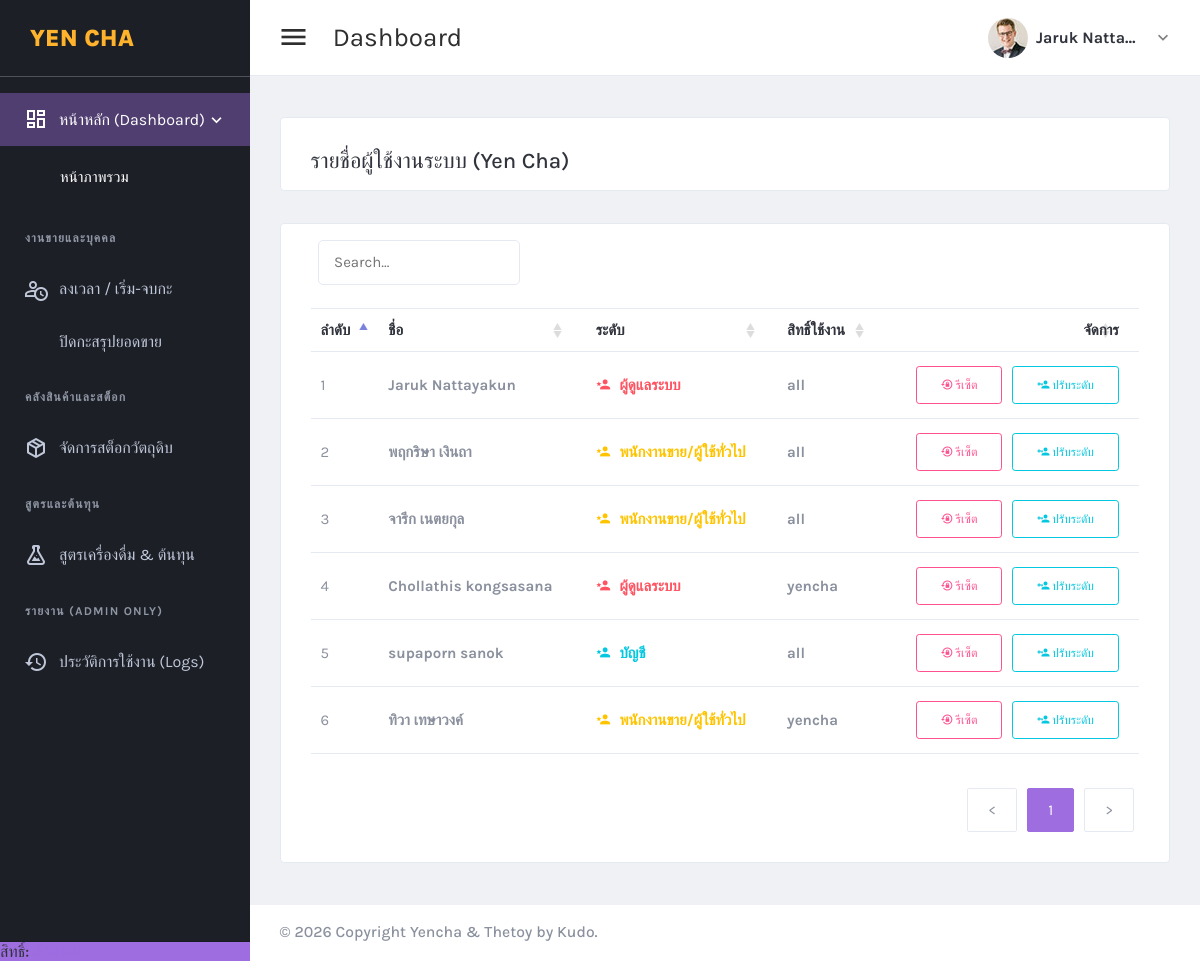
The app's page /yencha/users.php (signed in) with its own data.
### tables this page shows
CREATE TABLE `users` (
  `id` int(11) NOT NULL AUTO_INCREMENT,
  `username` varchar(50) NOT NULL,
  `password` varchar(255) NOT NULL,
  `fullname` varchar(100) DEFAULT NULL,
  `role_id` int(11) NOT NULL DEFAULT 4,
  `allowed_app` enum('thetoy','yencha','all') NOT NULL DEFAULT 'yencha',
  `created_at` timestamp NULL DEFAULT current_timestamp(),
  `status` enum('active','inactive') DEFAULT 'active',
  `created_by` int(11) DEFAULT NULL,
  `updated_by` int(11) DEFAULT NULL,
  `updated_at` timestamp NULL DEFAULT current_timestamp() ON UPDATE current_timestamp(),
  PRIMARY KEY (`id`),
  UNIQUE KEY `username` (`username`),
  KEY `fk_user_role` (`role_id`),
  CONSTRAINT `fk_user_role` FOREIGN KEY (`role_id`) REFERENCES `roles` (`role_id`) ON DELETE CASCADE ON UPDATE CASCADE
);

CREATE TABLE `roles` (
  `role_id` int(11) NOT NULL AUTO_INCREMENT,
  `role_name` varchar(50) NOT NULL,
  PRIMARY KEY (`role_id`)
);

### yencha/users.php (the view, shortened to what this page needs)
<?php
require_once '../connectDB.php';
?>
<!DOCTYPE html>
<html lang="en" dir="ltr">
<?php include "inc/header_script.php"; ?>
<body class="navbar-fixed sidebar-fixed" id="body">
    <div class="wrapper">
        <?php include "inc/left-sidebar.php"; ?>
        <div class="page-wrapper">
            <?php include "inc/main-header.php";   ?>
            <div class="content-wrapper">
                <div class="content">
                    <div class="card card-default">
                        <div class="card-header">
                            <h2>รายชื่อผู้ใช้งานระบบ (Yen Cha)</h2>
                        </div>
                    </div>
                    <div class="card card-default">
                        <div class="card-body">
                            <div class="table-responsive">
                                <table id="data-table" class="table table-hover table-product nowrap" style="width:100%">
                                    <thead>
                                        <tr>
                                            <th>ลำดับ</th>
                                            <th>ชื่อ</th>
                                            <th>ระดับ</th>
                                            <th>สิทธิ์ใช้งาน</th>
                                            <th class="text-right">จัดการ</th>
                                        </tr>
                                    </thead>
                                    <tbody>
                                        <?php
                                        try {
                                            $sql_users = "SELECT u.id, u.fullname, u.role_id, u.allowed_app, r.role_name
                                            FROM users u
                                            LEFT JOIN roles r ON u.role_id = r.role_id
                                            ORDER BY u.id ASC";
                                            $stmt_users = $conn->prepare($sql_users);
                                            $stmt_users->execute();
                                            $users_list = $stmt_users->fetchAll(PDO::FETCH_ASSOC);
                                            $count = 1;
                                            if ($users_list) {
                                                foreach ($users_list as $row) {
                                        ?>
                                                    <tr>
                                                        <td><?php echo $count++; ?></td>
                                                        <td><strong><?php echo htmlspecialchars($row['fullname']); ?></strong></td>
                                                        <td>
                                                            <?php
                                                            switch ($row['role_id']) {
                                                                case 1:
                                                                    $role_class = 'text-danger';
                                                                    break;
                                                                case 2:
                                                                    $role_class = 'text-info';
                                                                    break;
                                                                case 3:
                                                                    $role_class = 'text-warning';
                                                                    break;
                                                            }
                                                            ?>
                                                            <b class="<?php echo $role_class; ?>">
                                                                <i class="mdi mdi-account-star mr-1"></i> <?php echo htmlspecialchars($row['role_name']); ?>
                                                            </b>
                                                        </td>
                                                        <td><strong><?php echo htmlspecialchars($row['allowed_app']); ?></strong></td>
                                                        <td class="text-right">
                                                            <div class="d-flex justify-content-end align-items-center">
                                                                <button type="button" class="btn btn-sm btn-outline-secondary mr-2 btn-trigger-reset"
                                                                    data-toggle="modal"
                                                                    data-target="#resetPass"
                                                                    data-id="<?php echo $row['id']; ?>"
                                                                    data-name="<?php echo htmlspecialchars($row['fullname']); ?>">
                                                                    <i class="mdi mdi-lock-reset"></i> รีเซ็ต
                                                                </button>
                                                                <button type="button" class="btn btn-sm btn-outline-info mr-2 btn-edit-role"
                                                                    data-toggle="modal"
                                                                    data-target="#resetRole"
                                                                    data-id="<?php echo $row['id']; ?>"
                                                                    data-name="<?php echo htmlspecialchars($row['fullname']); ?>"
                                                                    data-role="<?php echo $row['role_id']; ?>">
                                                                    <i class="mdi mdi-account-key"></i> ปรับระดับ
                                                                </button>
                                                            </div>
                                                        </td>
                                                    </tr>
                                        <?php
                                                }
                                            } else {
                                                echo "<tr><td colspan='5' class='text-center'>ไม่พบข้อมูลผู้ใช้งาน</td></tr>";
                                            }
                                        } catch (PDOException $e) {
                                            echo "<tr><td colspan='5' class='text-center text-danger'>Error: " . $e->getMessage() . "</td></tr>";
                                        }
                                        ?>
                                    </tbody>
                                </table>
                            </div>
                        </div>
                    </div>
                </div>
            </div>
            <?php include "inc/footer.php"; ?>
        </div>
    </div>
</body>
</html>

### yencha/users.php (style rules this page uses)
.table-responsive { display: block; width: 100%; overflow-x: auto; -webkit-overflow-scrolling: touch; border: none; }
#data-table td:last-child { min-width: 140px; }

### records on screen
users: fullname "Jaruk Nattayakun", role.role_name "ผู้ดูแลระบบ", allowed_app "all"
users: fullname "พฤกริษา เงินถา", role.role_name "พนักงานขาย/ผู้ใช้ทั่วไป", allowed_app "all"
users: fullname "จารึก เนตยกุล", role.role_name "พนักงานขาย/ผู้ใช้ทั่วไป", allowed_app "all"
users: fullname "Chollathis kongsasana", role.role_name "ผู้ดูแลระบบ", allowed_app "yencha"
users: fullname "supaporn sanok", role.role_name "บัญชี", allowed_app "all"
users: fullname "ทิวา เทษาวงค์", role.role_name "พนักงานขาย/ผู้ใช้ทั่วไป", allowed_app "yencha"

### other values on screen
$_SESSION['fullname'] "Jaruk Natta…"
